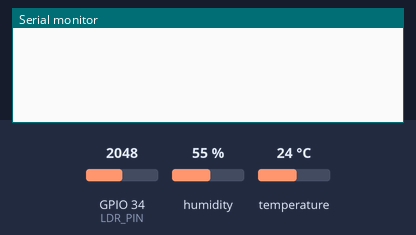
Bench run of a program on a simulated ESP32. Parts: the last lines printed to the serial monitor. The inputs (shaded band) are chosen by the test bench; at power-on: humidity 55 %, GPIO 34 (LDR_PIN) = 2048, temperature 24 °C (analog values on the 0–4095 scale). WiFi joins after 1.5 s; servers stay silent unless stated.

Above: at 3.0 s.
3.1 s: humidity set to 22 %
At 5.0 s:
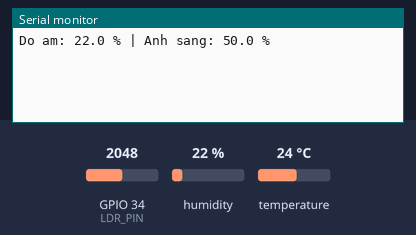
7.3 s: GPIO 34 (LDR_PIN) set to 2866
At 8.6 s:
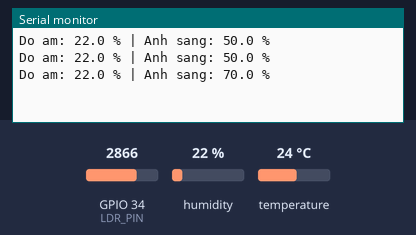
8.8 s: humidity set to 40 %
At 10.2 s:
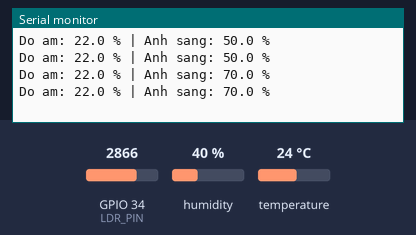
10.3 s: GPIO 34 (LDR_PIN) set to 3603
At 12.3 s:
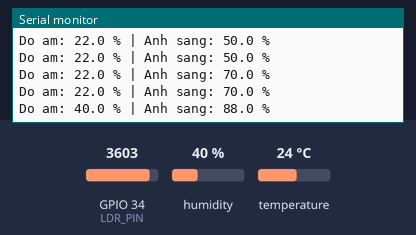
Timing chart, 0 to 12.8 s (numbered marks = the images above; inputs shaded):
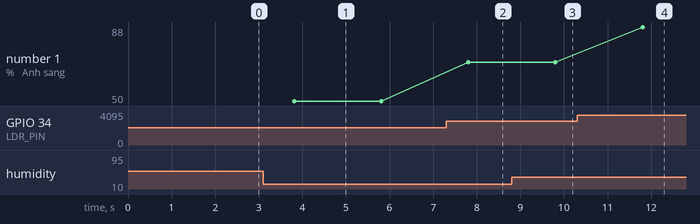

Measured:
- after the input at 3.1 s, the serial monitor: prints a new line after 0.71 s (image 1)
- after the input at 7.3 s, the serial monitor: prints a new line after 0.51 s (image 2)
- after the input at 10.3 s, the serial monitor: prints a new line after 1.5 s (image 4)
- plotted number 1: 50 → 70 after the input at 7.3 s, 70 → 88 after the input at 10.3 s

The program:

main.cpp
```cpp
#define BLYNK_TEMPLATE_ID "TMPL_REPLACE_ME"
#define BLYNK_TEMPLATE_NAME "Lab7 History Chart"
#define BLYNK_AUTH_TOKEN "REPLACE_WITH_DEVICE_TOKEN"
#define BLYNK_PRINT Serial

#include <Arduino.h>
#include <BlynkSimpleEsp32.h>
#include <DHT.h>

namespace {
constexpr char WIFI_SSID[] = "Wokwi-GUEST";
constexpr char WIFI_PASSWORD[] = "";
constexpr uint8_t DHT_PIN = 15;
constexpr uint8_t LDR_PIN = 34;
constexpr uint32_t SEND_INTERVAL_MS = 2000;

DHT dht(DHT_PIN, DHT22);
BlynkTimer timer;

float readLightPercent() {
    const int raw = analogRead(LDR_PIN);
    return constrain(raw * 100.0f / 4095.0f, 0.0f, 100.0f);
}

void publishSensorData() {
    const float humidity = dht.readHumidity();
    const float light = readLightPercent();

    if (isnan(humidity)) {
        Serial.println("Khong doc duoc cam bien DHT22");
        return;
    }

    Blynk.virtualWrite(V1, humidity);
    Blynk.virtualWrite(V2, light);

    Serial.printf("Do am: %.1f %% | Anh sang: %.1f %%\n", humidity, light);
}
}  // namespace

void setup() {
    Serial.begin(115200);
    analogReadResolution(12);
    dht.begin();
    Blynk.begin(BLYNK_AUTH_TOKEN, WIFI_SSID, WIFI_PASSWORD);
    timer.setInterval(SEND_INTERVAL_MS, publishSensorData);
}

void loop() {
    Blynk.run();
    timer.run();
}
```
